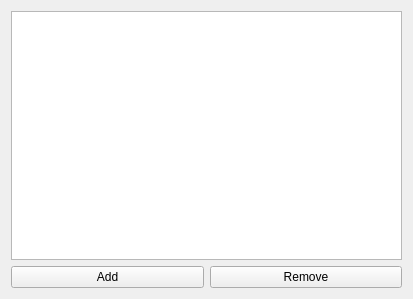
<?xml version="1.0" encoding="UTF-8"?>
<ui version="4.0">
 <class>SubscriptionsManagerWidget</class>
 <widget class="QWidget" name="SubscriptionsManagerWidget">
  <property name="geometry">
   <rect>
    <x>0</x>
    <y>0</y>
    <width>413</width>
    <height>299</height>
   </rect>
  </property>
  <property name="windowTitle">
   <string/>
  </property>
  <layout class="QVBoxLayout" name="verticalLayout">
   <item>
    <widget class="QTreeView" name="Subscriptions_">
     <property name="rootIsDecorated">
      <bool>false</bool>
     </property>
     <property name="itemsExpandable">
      <bool>false</bool>
     </property>
    </widget>
   </item>
   <item>
    <layout class="QHBoxLayout" name="horizontalLayout">
     <item>
      <widget class="QPushButton" name="AddButton_">
       <property name="text">
        <string>Add</string>
       </property>
      </widget>
     </item>
     <item>
      <widget class="QPushButton" name="RemoveButton_">
       <property name="text">
        <string>Remove</string>
       </property>
      </widget>
     </item>
    </layout>
   </item>
  </layout>
 </widget>
 <resources/>
 <connections/>
</ui>
